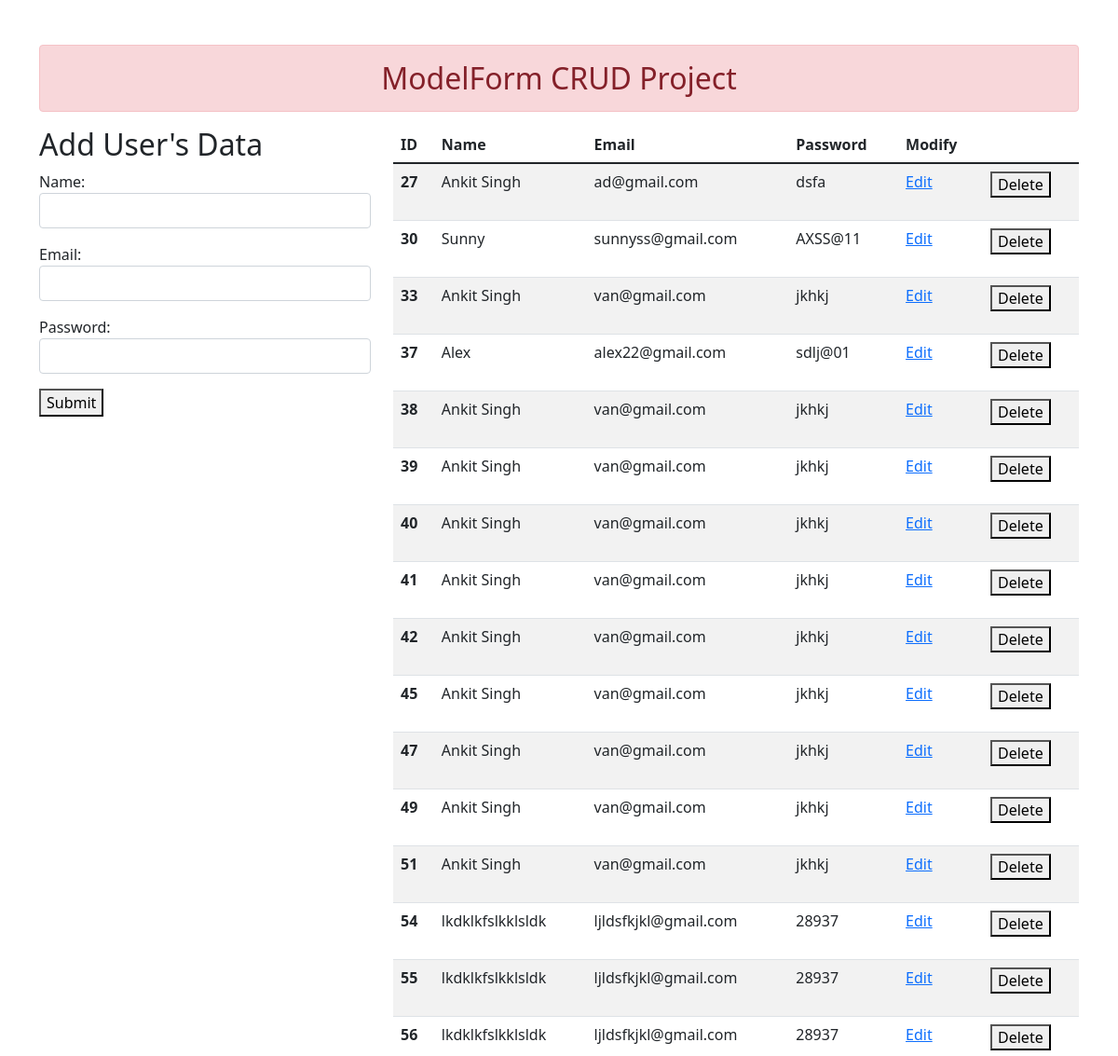
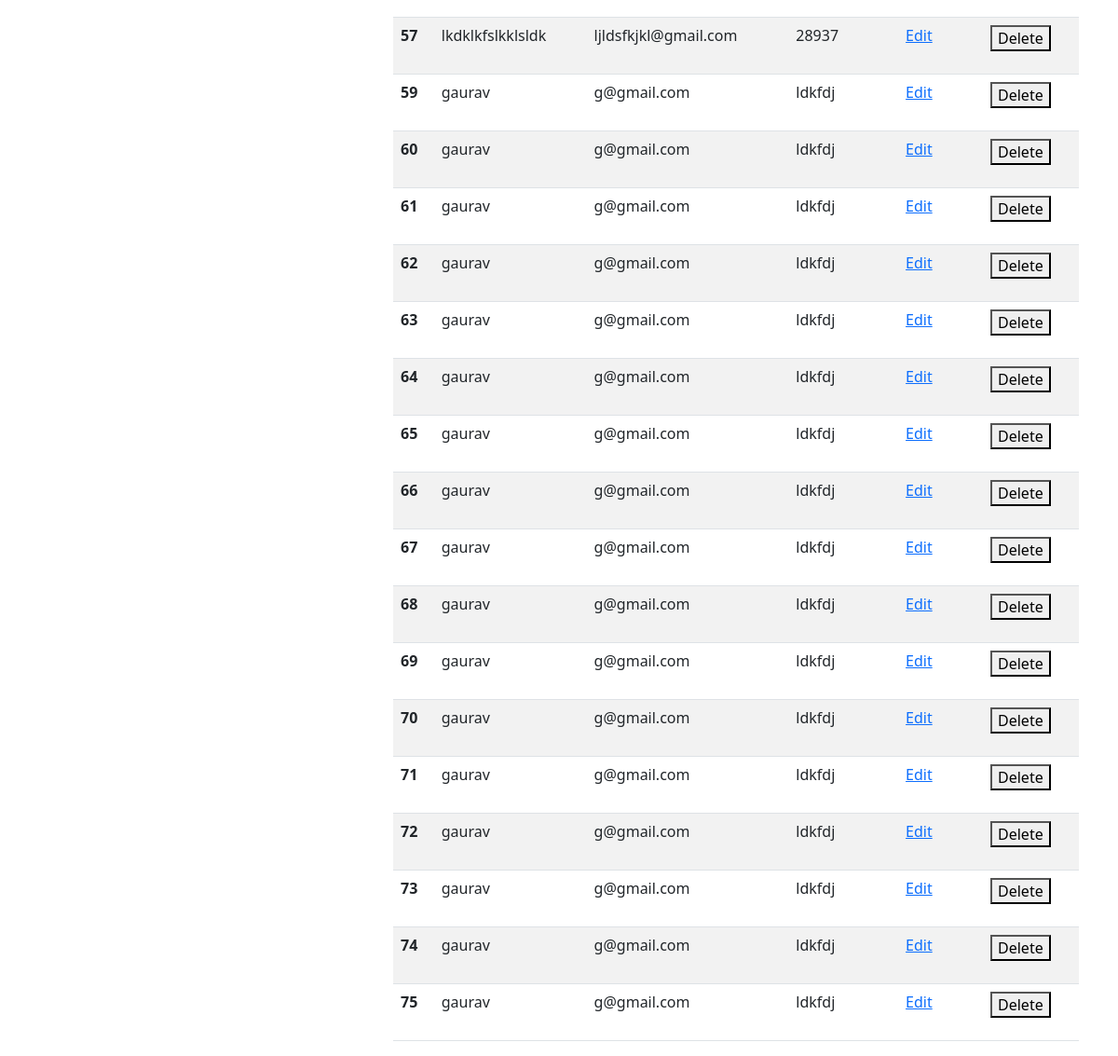
Screenshot of /add/ with the database file from the repository (2 pictures, top to bottom).
### Enroll/models.py (models this page shows)
class User(models.Model):
    name = models.CharField(max_length=30)
    email = models.EmailField(max_length=40)
    password = models.CharField(max_length=100)

### Enroll/views.py (the view)
# urls.py: path('add/', views.add_show, name='addshow'),
def add_show(request):
    if request.method == 'POST':
        formobj = Registrationform(request.POST)
        if formobj.is_valid():
            nm = formobj.cleaned_data['name']
            em = formobj.cleaned_data['email']
            passcode= formobj.cleaned_data['password']
            user = User(name=nm,email=em,password=passcode)
            user.save()
        formobj = Registrationform()
    else:
        formobj = Registrationform()
    db_data = User.objects.all()
    return render(request, 'Enroll/addshow.html', {'form' : formobj, 'data':db_data})

### Enroll/forms.py
class Registrationform(forms.ModelForm):
    class Meta:
        model = User
        fields = ['name','email','password']
        widgets = {
            'name' : forms.TextInput(attrs={'class' : 'form-control'}),
            'email' : forms.EmailInput(attrs={'class' : 'form-control'}),
            'password' : forms.PasswordInput(render_value = True, attrs={'class' : 'form-control'}),
        }

### Enroll/templates/Enroll/addshow.html (shortened to what this page needs)
{% extends 'Enroll/base.html' %}
{% block content %}
<div class="row">
<div class="col-sm-4">
    <h2>Add User's Data</h2>
    <form action="" method="POST"> {% csrf_token %}
    {{form.as_p}}
        <button>Submit</button>
</form>
 </div>
 <div class="col-sm-8">
    {% if data %}
    <table class="table table-striped">
        <thead>
          <tr>
            <th scope="col">ID</th>
            <th scope="col">Name</th>
            <th scope="col">Email</th>
            <th scope="col">Password</th>
            <th scope="col">Modify</th>
          </tr>
        </thead>
        <tbody>
            {% for data in data %}
          <tr>
            <th scope="row">{{data.id}}</th>
            <td>{{data.name}}</td>
            <td>{{data.email}}</td>
            <td>{{data.password}}</td>
            <td><a href="{% url 'updatedata' data.id %}">Edit</a></td>
            <td>
            <form action="{% url 'deletedata' data.id %}" method="POST">
                <button>Delete</button>
            </form>
            </td>
        </tr>
          {% endfor %}
        </tbody>
    {% endif %}
      </table>
 </div>
</div>
{% endblock content %}

### Enroll/templates/Enroll/base.html (shortened to what this page needs)
{% load static %}
<html lang="en">
<head>
    <link rel="stylesheet" href="{% static 'Enroll/css/bootstrap.css' %}">
</head>
<body>
    <div class="container mt-5">
        <h2 class="text-center alert alert-danger">ModelForm CRUD Project</h2>
        {% block content %} {% endblock content %}
</div>
</body>
</html>

### rows the page displays
User: id "27", name "Ankit Singh", email "ad@gmail.com", password "dsfa"
User: id "30", name "Sunny", email "sunnyss@gmail.com", password "AXSS@11"
User: id "33", name "Ankit Singh", email "van@gmail.com", password "jkhkj"
User: id "37", name "Alex", email "alex22@gmail.com", password "sdlj@01"
User: id "38", name "Ankit Singh", email "van@gmail.com", password "jkhkj"
User: id "39", name "Ankit Singh", email "van@gmail.com", password "jkhkj"
User: id "40", name "Ankit Singh", email "van@gmail.com", password "jkhkj"
User: id "41", name "Ankit Singh", email "van@gmail.com", password "jkhkj"
User: id "42", name "Ankit Singh", email "van@gmail.com", password "jkhkj"
User: id "45", name "Ankit Singh", email "van@gmail.com", password "jkhkj"
User: id "47", name "Ankit Singh", email "van@gmail.com", password "jkhkj"
User: id "49", name "Ankit Singh", email "van@gmail.com", password "jkhkj"
User: id "51", name "Ankit Singh", email "van@gmail.com", password "jkhkj"
User: id "54", name "lkdklkfslkklsldk", email "ljldsfkjkl@gmail.com", password "28937"
User: id "55", name "lkdklkfslkklsldk", email "ljldsfkjkl@gmail.com", password "28937"
User: id "56", name "lkdklkfslkklsldk", email "ljldsfkjkl@gmail.com", password "28937"
User: id "57", name "lkdklkfslkklsldk", email "ljldsfkjkl@gmail.com", password "28937"
User: id "59", name "gaurav", email "g@gmail.com", password "ldkfdj"
User: id "60", name "gaurav", email "g@gmail.com", password "ldkfdj"
User: id "61", name "gaurav", email "g@gmail.com", password "ldkfdj"
User: id "62", name "gaurav", email "g@gmail.com", password "ldkfdj"
User: id "63", name "gaurav", email "g@gmail.com", password "ldkfdj"
User: id "64", name "gaurav", email "g@gmail.com", password "ldkfdj"
User: id "65", name "gaurav", email "g@gmail.com", password "ldkfdj"
User: id "66", name "gaurav", email "g@gmail.com", password "ldkfdj"
User: id "67", name "gaurav", email "g@gmail.com", password "ldkfdj"
User: id "68", name "gaurav", email "g@gmail.com", password "ldkfdj"
User: id "69", name "gaurav", email "g@gmail.com", password "ldkfdj"
User: id "70", name "gaurav", email "g@gmail.com", password "ldkfdj"
User: id "71", name "gaurav", email "g@gmail.com", password "ldkfdj"
User: id "72", name "gaurav", email "g@gmail.com", password "ldkfdj"
User: id "73", name "gaurav", email "g@gmail.com", password "ldkfdj"
User: id "74", name "gaurav", email "g@gmail.com", password "ldkfdj"
User: id "75", name "gaurav", email "g@gmail.com", password "ldkfdj"
